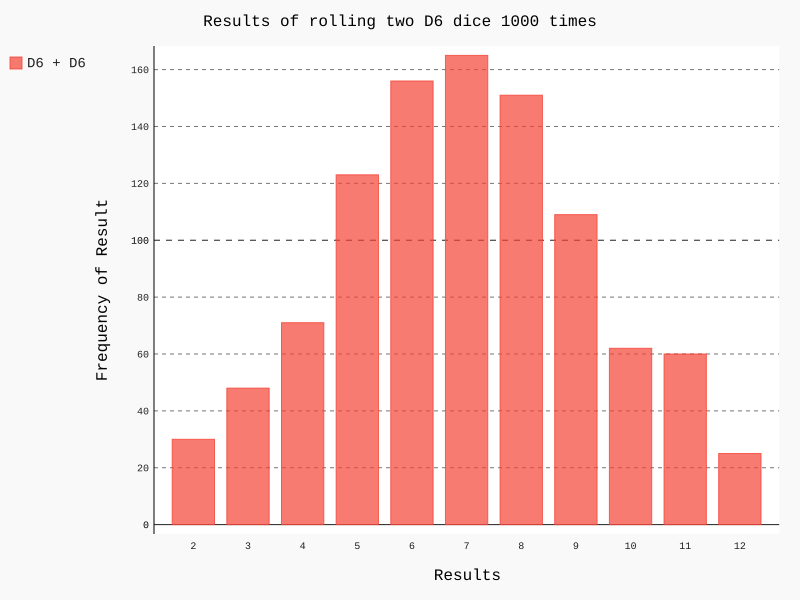

Here is the Python script that generated this plot:
from Ex_PygalDemo.die import Die
import pygal

# 创建两个骰子
die_1 = Die()
die_2 = Die()
# 投掷骰子多次， 并将结果存入一个列表中去
results = []
for roll_num in range(1000):
    result = die_1.roll() + die_2.roll()
    results.append(result)
# 分析结果
frequencies = []
max_result = die_2.num_sides + die_1.num_sides
for value in range(2, max_result+1):
    frequency = results.count(value)
    frequencies.append(frequency)
# 可视化结果
hist = pygal.Bar()
hist.title = "Results of rolling two D6 dice 1000 times"
hist.x_labels = [str(i) for i in range(2, 13)]
hist.x_title = "Results"
hist.y_title = "Frequency of Result"
hist.add("D6 + D6", frequencies)
hist.render_to_file("dice_visual.svg")
